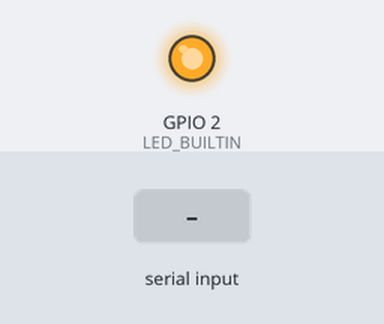
The sketch below on a simulated ESP32. Parts: output pins drawn as LEDs (lit = HIGH). The test bench sets the inputs (shaded band). WiFi joins after 1.5 s; servers stay silent unless stated; uploads are accepted with an empty reply; what the sketch prints to the serial monitor is not drawn.

Above: at 3.9 s.
4.0 s: "1\n" received over the second serial link
At 5.9 s:
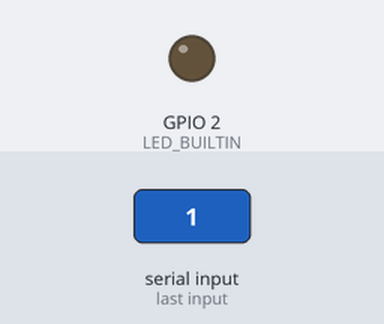
Timing chart, 0 to 7.4 s (numbered marks = the images above; inputs shaded):
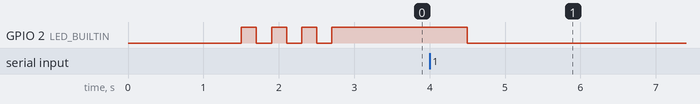

The sketch:

esp2flask.ino
```cpp
#include <WiFi.h>
#include <HTTPClient.h>
#include "esp_wpa2.h"
#include <ArduinoJson.h>

// =========================
// Delai
// =========================
int compteur  = 0 ;
int compteurMax = 2 ;
// =========================
// UART
// =========================
#define RXD2 15
#define TXD2 2

// =========================
// LED
// =========================
#define LED_BUILTIN 2

// =========================
// WIFI EDUROAM
// =========================
const char* ssid_uni = "eduroam";
#define EAP_IDENTITY "bwd2978a@univ-tlse3.fr"
#define EAP_PASSWORD "motDEpasse1999@"

// =========================
// WIFI PERSO
// =========================
const char* ssid_perso = "iPhone de Djibril";
const char* pass_perso = "passer123";

// =========================
// SERVER
// =========================
const char* serverURL = "https://stageird.onrender.com/api/data";

// =========================
// DATA STATE
// =========================
bool dataPending = false;
String lastJson = "";


float delaiMN = 2 ;
// =========================
// LED FUNCTION
// =========================
void blinkLed(int times, int delayMs) {
  for (int i = 0; i < times; i++) {
    digitalWrite(LED_BUILTIN, HIGH);
    delay(delayMs);
    digitalWrite(LED_BUILTIN, LOW);
    delay(delayMs);
  }
}

// =========================
// WIFI CONNECTION
// =========================
void connectWiFi() {

  if (WiFi.status() == WL_CONNECTED) return;

  Serial.println("\nConnexion WiFi...");

  WiFi.disconnect(true);
  WiFi.mode(WIFI_STA);

  // ===== EDUROAM =====
  Serial.println("Essai Eduroam...");
  esp_wifi_sta_wpa2_ent_set_identity((uint8_t *)EAP_IDENTITY, strlen(EAP_IDENTITY));
  esp_wifi_sta_wpa2_ent_set_username((uint8_t *)EAP_IDENTITY, strlen(EAP_IDENTITY));
  esp_wifi_sta_wpa2_ent_set_password((uint8_t *)EAP_PASSWORD, strlen(EAP_PASSWORD));
  esp_wifi_sta_wpa2_ent_enable();

  WiFi.begin(ssid_uni);

  unsigned long start = millis();
  while (WiFi.status() != WL_CONNECTED && millis() - start < 10000) {
    delay(500);
    Serial.print(".");
  }

  // ===== FALLBACK IPHONE =====
  if (WiFi.status() != WL_CONNECTED) {

    Serial.println("\nEchec Eduroam → iPhone");

    esp_wifi_sta_wpa2_ent_disable();
    WiFi.disconnect();

    WiFi.begin(ssid_perso, pass_perso);

    start = millis();
    while (WiFi.status() != WL_CONNECTED && millis() - start < 8000) {
      delay(500);
      Serial.print(".");
    }
  }

  // ===== RESULT =====
  if (WiFi.status() == WL_CONNECTED) {

    Serial.println("\nWiFi OK");
    Serial.println(WiFi.localIP());

    blinkLed(3, 200);
    digitalWrite(LED_BUILTIN, HIGH);

  } else {

    Serial.println("\nWiFi FAIL");

    blinkLed(10, 100);
    digitalWrite(LED_BUILTIN, LOW);
  }
}

// =========================
// SETUP
// =========================
void setup() {

  Serial.begin(115200);
  Serial2.begin(9600, SERIAL_8N1, RXD2, TXD2);

  pinMode(LED_BUILTIN, OUTPUT);
  digitalWrite(LED_BUILTIN, LOW);

  connectWiFi();
}

// =========================
// LOOP
// =========================
void loop() {

  // ===== WIFI CHECK =====
  if (WiFi.status() != WL_CONNECTED) {
    connectWiFi();
  }

  // ===== UART READ =====
  if (!dataPending && Serial2.available()) {

    lastJson = Serial2.readStringUntil('\n');
    lastJson.trim();

    if (lastJson.length() > 0) { //nouvelle donnée
      // Allocate a JSON document in memory
      StaticJsonDocument<1500> doc;
      DeserializationError error = deserializeJson(doc, lastJson);

      // Check for parsing errors
      if (error) {
      Serial.print(F("Deserialization failed: "));
      Serial.println(error.f_str());
      dataPending = false;
      }
      else{
        dataPending = true;
      }
    }


  }

  // ===== SEND DATA =====
  if (dataPending && WiFi.status() == WL_CONNECTED) {

    HTTPClient http;
    http.begin(serverURL);
    http.addHeader("Content-Type", "application/json");

    int code = http.POST(lastJson);

    Serial.printf("HTTP: %d\n", code);

    http.end();

    // ===== SUCCESS =====
    if (code == 200) {

      Serial.println("Envoi OK");

      dataPending = false;
      lastJson = "";

      blinkLed(1, 300);
      //delay(delaiMN * 60000);
      unsigned long start = millis();
      unsigned long duree = delaiMN * 60000;
      unsigned long now = millis();
      while (now - start < duree) {
        Serial.println(duree - now - start ) ;

        now = millis();
      }

    } else {
      compteur ++ ;
      Serial.println("Erreur → retry dans 30s");
      delay(30000);
      if(compteur >= compteurMax ){
        compteur  = 0  ;
        dataPending = false;
        lastJson = "";
        Serial.println("Max de tentative atteintes") ;
      }

    }
  }

  delay(10);
}
```

Measured:
- after the input at 4.0 s, GPIO 2 (LED_BUILTIN): HIGH → LOW after 0.50 s
